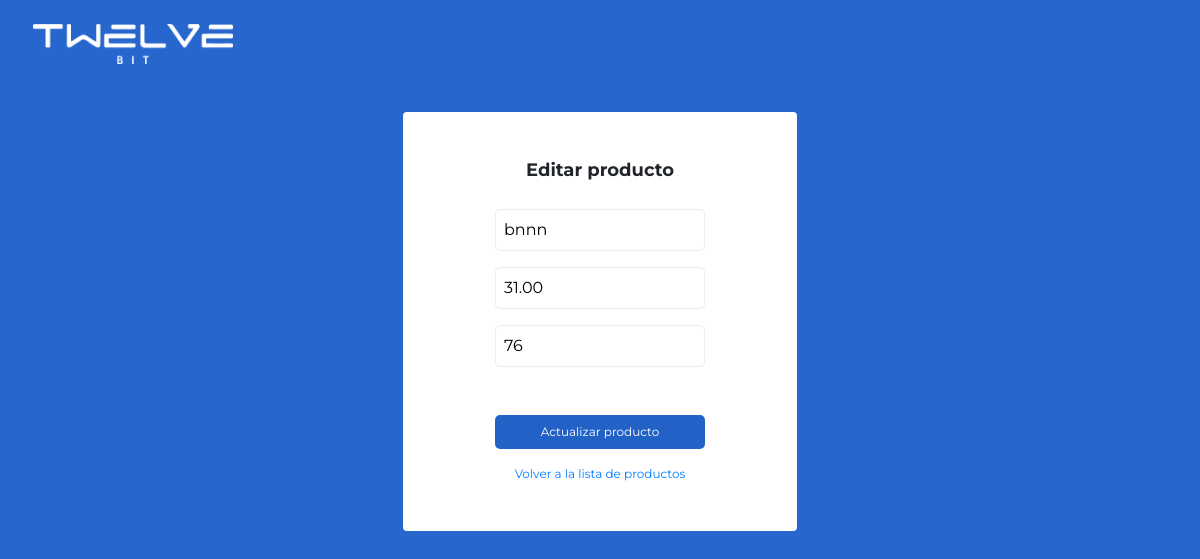
The app's page /editarProductos.php?id=1 with its own data.
### tables this page shows
CREATE TABLE `productos` (
  `Codigo` int(11) NOT NULL,
  `Nombre` varchar(100) DEFAULT NULL,
  `Precio` decimal(10,2) DEFAULT NULL,
  `Stock` int(11) DEFAULT NULL
);

### editarProductos.php (the view, shortened to what this page needs)
<?php
include 'conexion.php';
$row = null;
if (isset($_GET['id'])) {
    $id = intval($_GET['id']);
    $sql = "SELECT * FROM productos WHERE Codigo = $id";
    $result = $conn->query($sql);
    if ($result->num_rows > 0) {
        $row = $result->fetch_assoc();
    } else {
        echo "<script>alert('producto no encontrado');
            location.assign('index.php'); </script>";
        exit();
    }
}
?>
<!DOCTYPE html>
<html lang="en">
<head>
    <link rel="stylesheet" href="css/style.css">
    <link rel="stylesheet" href="https://cdn.jsdelivr.net/npm/bootstrap@4.6.2/dist/css/bootstrap.min.css">
</head>
<body class="bg-azul overflow-hidden">
    <div class="w-100">
        <div class="row">
            <div class="col-md-12 p-4 pl-5">
                <img src="img\logo.png" alt="logo TwelveBit" class="logo">
            </div>
        </div>
        <div class="row p-4 d-flex justify-content-center">
            <div class="col-lg-4 col-md-6 col-10 p-5 d-flex flex-column align-items-center contenedor">
            <h1 class="fs18 bold fsMono mb-4">Editar producto</h1>
            <?php if ($row) { ?>
            <form action="editarProductos.php" method="POST" class="d-flex flex-column align-items-center mt-1">
                <div>
                    <input type="text" id="nombre" name="nombre" placeholder="Nombre" value="<?php echo $row['Nombre']; ?>" required>
                </div>
                <div class="mt-3">
                    <input type="text" id="precio" name="precio" placeholder="Precio" value="<?php echo $row['Precio']; ?>" required>
                </div>
                <div class="mt-3">
                    <input type="stock" id="stock" name="stock" placeholder="Stock" value="<?php echo $row['Stock']; ?>" required>
                </div>
                <button type="submit" class="boton mt-5 w-100">Actualizar producto</button>
                <a href="index.php" class="mt-3 fs12 text-center">Volver a la lista de productos</a>
            </form>
            <?php } else { ?>
                <p>Producto no encontrado.</p>
            <?php } ?>
            </div>
        </div>
    </div>
</body>
</html>

### css/style.css (style rules this page uses)
* { margin: 0; padding: 0; font-family: 'Montserrat', sans-serif; }
.bg-azul { background-color: #2767CD; }
.contenedor { background-color:#ffffff; border-radius:4px; }
.fs12 { font-size:12px; }
.fs18 { font-size:18px; }
.bold { font-weight: 700; }
.boton { background-color: #2262C6; border-radius:5px; font-size:12px; padding:8px; color:#ffffff; border:none; }
.logo { width:200px; }
input { border:1px solid #EDEDED; border-radius:5px; padding:8px; font-size:12px; }
body { background-color: #2767CD; }

### records on screen
productos: nombre "bnnn", precio "31.00", stock "76"
